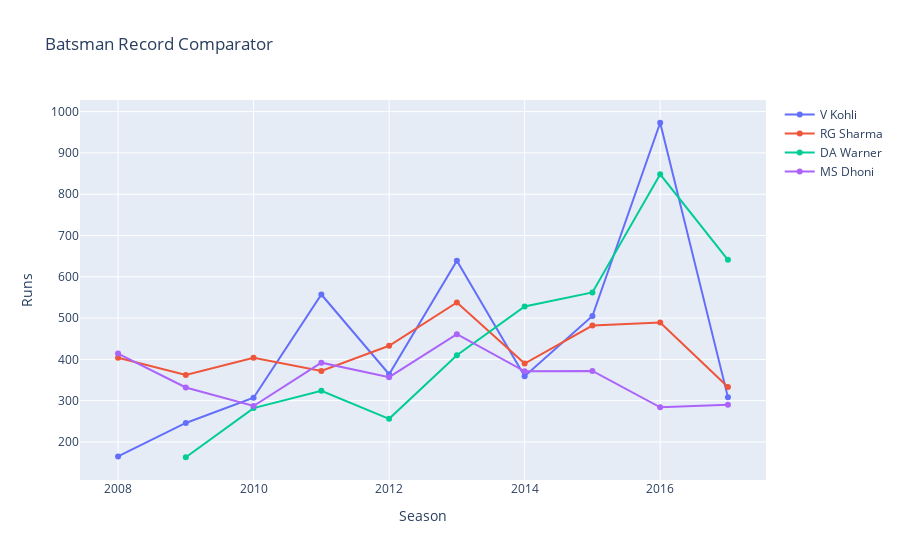

Notebook cell for this chart:
### Code cell
batsman_comp('V Kohli', 'RG Sharma','DA Warner','MS Dhoni')

### Figure 1 — Plotly figure (JSON) as saved in the notebook; plotly's stock layout.template omitted (floating-point values rounded to 4 significant figures)
{"data": [{"mode": "lines+markers", "name": "V Kohli", "type": "scatter", "x": [2008, 2009, 2010, 2011, 2012, 2013, 2014, 2015, 2016, 2017], "y": [165, 246, 307, 557, 364, 639, 359, 505, 973, 308]}, {"mode": "lines+markers", "name": "RG Sharma", "type": "scatter", "x": [2008, 2009, 2010, 2011, 2012, 2013, 2014, 2015, 2016, 2017], "y": [404, 362, 404, 372, 433, 538, 390, 482, 489, 333]}, {"mode": "lines+markers", "name": "DA Warner", "type": "scatter", "x": [2009, 2010, 2011, 2012, 2013, 2014, 2015, 2016, 2017], "y": [163, 282, 324, 256, 410, 528, 562, 848, 641]}, {"mode": "lines+markers", "name": "MS Dhoni", "type": "scatter", "x": [2008, 2009, 2010, 2011, 2012, 2013, 2014, 2015, 2016, 2017], "y": [414, 332, 287, 392, 357, 461, 371, 372, 284, 290]}], "layout": {"title": {"text": "Batsman Record Comparator"}, "xaxis": {"title": {"text": "Season"}}, "yaxis": {"title": {"text": "Runs"}}}}
